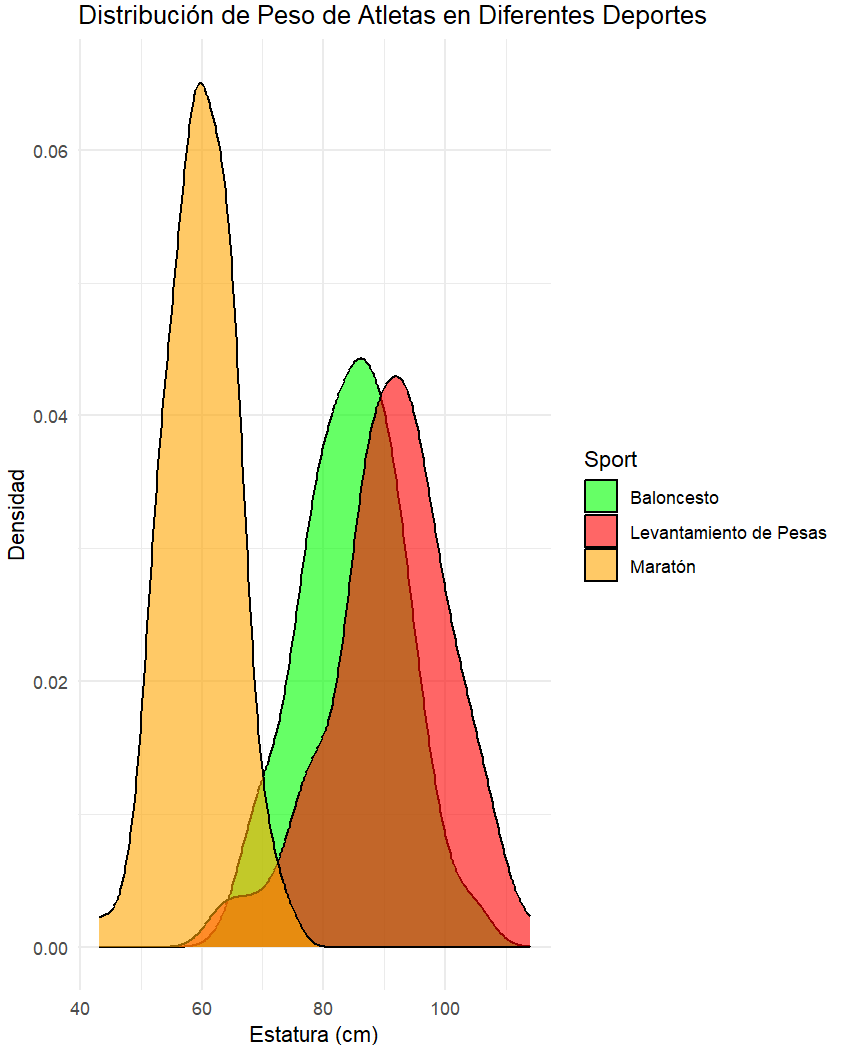

Reproduce this figure in R.
# Cargar librerías necesarias
if (!require(ggplot2)) install.packages("ggplot2")
library(ggplot2)
library(readr)

# Cargar datos desde la URL
url <- "https://github.com/Rodrigojaure92/30daychartchallenge/raw/refs/heads/main/Day10-Physical/data.csv"
data <- read_csv(url, show_col_types = FALSE)

# Gráfico de densidad de estatura por deporte
ggplot(data, aes(x = Weight, fill = Sport)) +
  geom_density(alpha = 0.6) +
  labs(title = "Distribución de Peso de Atletas en Diferentes Deportes",
       x = "Estatura (cm)", y = "Densidad") +
  scale_fill_manual(values = c("green", "red", "orange")) +
  theme_minimal()
